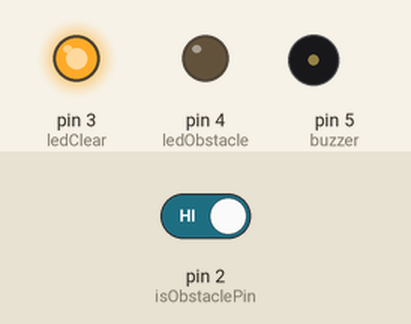
Recording of a sketch running on a simulated Arduino Uno, built with avr-gcc and run on an emulated ATmega328P. Parts: output pins drawn as LEDs (lit = HIGH), buzzer (waves = sounding). The test bench sets the inputs (shaded band); at power-on: pin 2 (isObstaclePin) HIGH.

Above: at 1.8 s.
1.9 s: pin 2 (isObstaclePin) driven LOW
At 2.9 s:
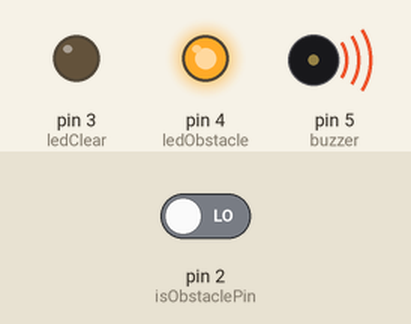
3.5 s: pin 2 (isObstaclePin) driven HIGH
At 4.0 s:
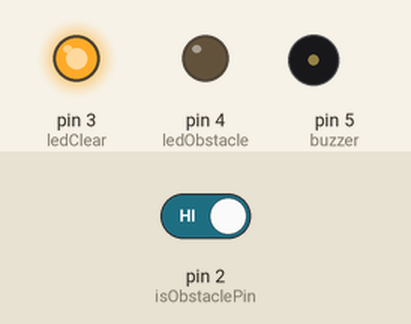
Timing chart, 0 to 6.5 s (numbered marks = the images above; inputs shaded):
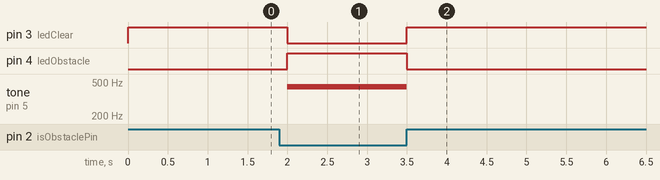

The sketch:

Obstacle_Avoidance_Sensor.ino
```cpp
int isObstaclePin = 2;
int ledClear = 3;
int ledObstacle = 4;
int buzzer = 5;
int isObstacle = HIGH;

void setup() {
  pinMode(ledClear, OUTPUT);
  pinMode(ledObstacle, OUTPUT);
  pinMode(isObstaclePin, INPUT);
}

void loop() {
  isObstacle = digitalRead(isObstaclePin);

  if (isObstacle == LOW) {
    digitalWrite(ledClear, LOW);
    tone(buzzer, 440);
    digitalWrite(ledObstacle, HIGH);
  }
  else {
    digitalWrite(ledObstacle, LOW);
    noTone(buzzer);
    digitalWrite(ledClear, HIGH);
  }

  delay(500);
}
```

Measured:
- after the input at 1.9 s, pin 3 (ledClear): HIGH → LOW after 0.10 s; pin 4 (ledObstacle): LOW → HIGH after 0.10 s; tone on pin 5 (buzzer): silent → 440 Hz after 0.10 s
- after the input at 3.5 s, pin 3 (ledClear): LOW → HIGH at once; pin 4 (ledObstacle): HIGH → LOW at once; tone on pin 5 (buzzer): 440 Hz → silent at once
